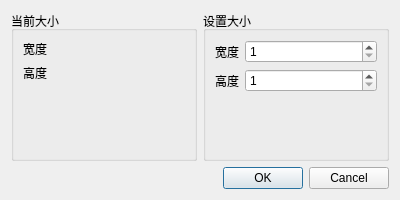
<?xml version="1.0" encoding="UTF-8"?>
<ui version="4.0">
 <class>CanvasSizeDialog</class>
 <widget class="QDialog" name="CanvasSizeDialog">
  <property name="geometry">
   <rect>
    <x>0</x>
    <y>0</y>
    <width>400</width>
    <height>200</height>
   </rect>
  </property>
  <property name="minimumSize">
   <size>
    <width>400</width>
    <height>150</height>
   </size>
  </property>
  <property name="maximumSize">
   <size>
    <width>400</width>
    <height>200</height>
   </size>
  </property>
  <property name="windowTitle">
   <string>Dialog</string>
  </property>
  <layout class="QGridLayout" name="gridLayout">
   <item row="0" column="0">
    <widget class="QGroupBox" name="curSizeBox">
     <property name="title">
      <string>当前大小</string>
     </property>
     <layout class="QFormLayout" name="formLayout_2">
      <property name="fieldGrowthPolicy">
       <enum>QFormLayout::AllNonFixedFieldsGrow</enum>
      </property>
      <item row="0" column="0">
       <widget class="QLabel" name="label">
        <property name="text">
         <string>宽度</string>
        </property>
       </widget>
      </item>
      <item row="0" column="1">
       <widget class="QLabel" name="curWidth">
        <property name="text">
         <string/>
        </property>
       </widget>
      </item>
      <item row="1" column="0">
       <widget class="QLabel" name="label_2">
        <property name="text">
         <string>高度</string>
        </property>
       </widget>
      </item>
      <item row="1" column="1">
       <widget class="QLabel" name="curHeight">
        <property name="text">
         <string/>
        </property>
       </widget>
      </item>
     </layout>
    </widget>
   </item>
   <item row="0" column="1">
    <widget class="QGroupBox" name="setSizeBox">
     <property name="title">
      <string>设置大小</string>
     </property>
     <layout class="QFormLayout" name="formLayout">
      <property name="fieldGrowthPolicy">
       <enum>QFormLayout::AllNonFixedFieldsGrow</enum>
      </property>
      <item row="0" column="0">
       <widget class="QLabel" name="label_3">
        <property name="text">
         <string>宽度</string>
        </property>
       </widget>
      </item>
      <item row="0" column="1">
       <widget class="QSpinBox" name="widthSpinBox">
        <property name="minimum">
         <number>1</number>
        </property>
        <property name="maximum">
         <number>4096</number>
        </property>
       </widget>
      </item>
      <item row="1" column="0">
       <widget class="QLabel" name="label_4">
        <property name="text">
         <string>高度</string>
        </property>
       </widget>
      </item>
      <item row="1" column="1">
       <widget class="QSpinBox" name="heightSpinBox">
        <property name="minimum">
         <number>1</number>
        </property>
        <property name="maximum">
         <number>4096</number>
        </property>
       </widget>
      </item>
     </layout>
     <zorder>label_3</zorder>
     <zorder>widthSpinBox</zorder>
     <zorder>label_4</zorder>
     <zorder>heightSpinBox</zorder>
     <zorder>buttonBox</zorder>
    </widget>
   </item>
   <item row="1" column="0" colspan="2">
    <widget class="QDialogButtonBox" name="buttonBox">
     <property name="orientation">
      <enum>Qt::Horizontal</enum>
     </property>
     <property name="standardButtons">
      <set>QDialogButtonBox::Cancel|QDialogButtonBox::Ok</set>
     </property>
    </widget>
   </item>
  </layout>
 </widget>
 <resources/>
 <connections>
  <connection>
   <sender>buttonBox</sender>
   <signal>accepted()</signal>
   <receiver>CanvasSizeDialog</receiver>
   <slot>accept()</slot>
   <hints>
    <hint type="sourcelabel">
     <x>248</x>
     <y>254</y>
    </hint>
    <hint type="destinationlabel">
     <x>157</x>
     <y>274</y>
    </hint>
   </hints>
  </connection>
  <connection>
   <sender>buttonBox</sender>
   <signal>rejected()</signal>
   <receiver>CanvasSizeDialog</receiver>
   <slot>reject()</slot>
   <hints>
    <hint type="sourcelabel">
     <x>316</x>
     <y>260</y>
    </hint>
    <hint type="destinationlabel">
     <x>286</x>
     <y>274</y>
    </hint>
   </hints>
  </connection>
 </connections>
</ui>
